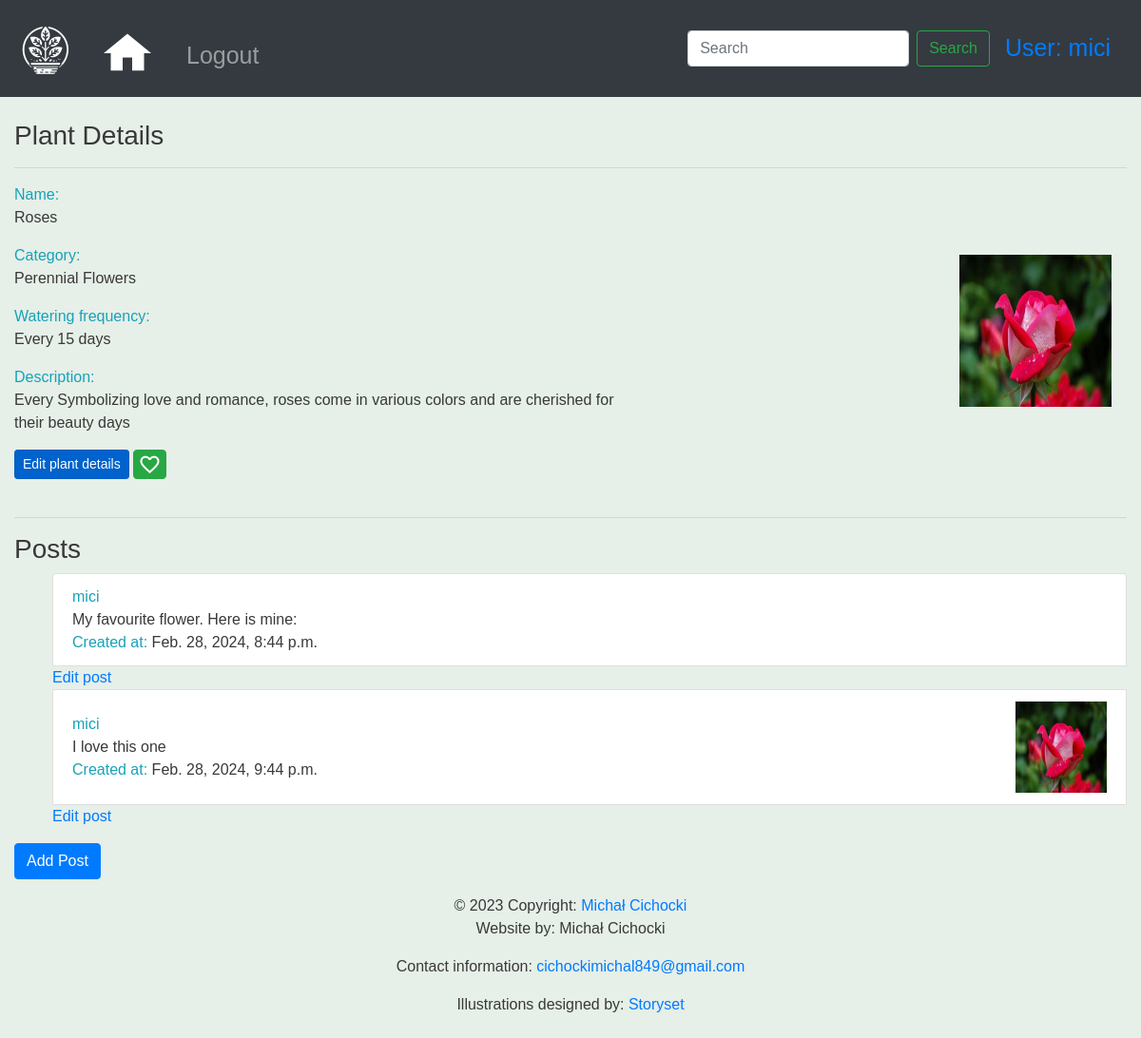
The app's page /plants/1/ (signed in) with its own data.
### schedule_keeper/models.py (models this page shows, shortened)
class Plant(models.Model):
    name = models.CharField(max_length=255)
    description = models.TextField(blank=True, null=True)
    category = models.ForeignKey(Category, on_delete=models.CASCADE)
    watering_frequency = models.PositiveIntegerField(help_text="Watering frequency in days")
    img = models.ImageField(upload_to=upload_to, null=True, blank=True)
    creator = models.ForeignKey(User, on_delete=models.CASCADE)

class Category(models.Model):
    name = models.CharField(max_length=100)
    def __str__(self):
        return self.name

class Post(models.Model):
    creator = models.ForeignKey(User, on_delete=models.CASCADE, default=None, null=True)
    plant = models.ForeignKey(Plant, on_delete=models.CASCADE, related_name='posts')
    content = models.TextField()
    img = models.ImageField(upload_to=upload_to, null=True, blank=True)
    created_at = models.DateTimeField(auto_now_add=True)

### schedule_keeper/views.py (the view)
# urls.py: path('plants/<int:pk>/', views.plant_detail, name='plant-detail'),
@login_required
def plant_detail(request, pk):
    plant = get_object_or_404(Plant, pk=pk)
    posts = plant.posts.all()
    if posts:
        context = {
            "plant": plant,
            "posts": posts
        }
    else:
        context = {
            "plant": plant,
            "posts": None
        }
    if request.user.is_authenticated:
        max_viewed_plants_length = 10
        viewed_plants = request.session.get('viewed_plants', [])
        viewed_plant = [plant.id, plant.name]
        if viewed_plant in viewed_plants:
            viewed_plants.pop(viewed_plants.index(viewed_plant))
        viewed_plants.insert(0, viewed_plant)
        viewed_plants = viewed_plants[0:max_viewed_plants_length]
        request.session['viewed_plants'] = viewed_plants
    is_following = Follow.is_following(request.user, plant)
    context["is_following"] = is_following
    return render(request, "schedule_keeper/plant_detail.html", context)

### schedule_keeper/models.py (called while the page is built)
    @staticmethod
    def is_following(user, plant):
        return Follow.objects.filter(user=user, plant=plant).exists()

### schedule_keeper/templates/schedule_keeper/plant_detail.html (shortened to what this page needs)
{% extends 'base.html' %}
{% load static %}
{% block extra-head %}
    <link rel="stylesheet" href={% static 'schedule_keeper/plant_detail.css' %}>
{% endblock %}
{% block content %}
    <br>
    <h3>Plant Details</h3>
    <hr>
    <div class="card-container">
        <div class="plant-info">
            <div class="text-info">Name:</div>
            <div class="mb-3">{{ plant.name }}</div>
            <div class="text-info">Category:</div>
            <div class="mb-3">{{ plant.category }}</div>
            <div class="text-info">Watering frequency:</div>
            <div class="mb-3">Every {{ plant.watering_frequency }} days</div>
            <div class="text-info">Description:</div>
            <div class="mb-3 description">Every {{ plant.description }} days</div>
            {% if plant.creator == request.user or request.user.is_staff %}
                <a class="btn btn-primary btn-sm active" role="button" aria-pressed="true"
                   href="/plants/{{ plant.id }}/edit">Edit plant details</a>
            {% endif %}
            <form method="post" action="{% url 'follow-plant' plant.id %}">
                {% if is_following %}
                    <button class="btn btn-danger follows-button" type="submit">
                        <span class="material-symbols-outlined">heart_broken</span>
                    </button>
                {% else %}
                    <button class="btn btn-success follows-button" type="submit">
                        <span class="material-symbols-outlined">favorite</span>
                    </button>
                {% endif %}
            </form>
        </div>
        <div class="plant-img-container">
            {% if plant.img %}
                <img class="plant-img" src="{{ plant.img.url }}">
            {% endif %}
        </div>
    </div>
    {% if user.is_authenticated %}
        {% if not posts %}
            <hr>
            <h3>Be the first one to write a post about this plant!</h3>
        {% else %}
            <br>
            <hr>
            <h3>Posts</h3>
            <ul>
                {% for post in posts %}
                    <li class="list-group-item">
                        <div class="card-container">
                            <div class="post-info">
                                <span class="text-info"> {{ post.creator }} </span>
                                <br>
                                <span>{{ post.content }}</span>
                                <br>
                                <span class="text-info">Created at: </span><span>{{ post.created_at }}</span>
                            </div>
                            <div class="post-img-container">
                                {% if post.img %}
                                    <img class="post-img" src="{{ post.img.url }}" alt="{{ plant.name }} photo">
                                {% endif %}
                            </div>
                        </div>
                    </li>
                    {% if user.is_staff or post.creator.id == user.id %}
                        <a href="{% url 'post-edit' plant.pk post.pk %}">Edit post</a>
                    {% endif %}
                {% endfor %}
            </ul>
        {% endif %}
        {% if user.is_authenticated %}
            <a class="btn btn-primary" href={% url 'post-create' plant.pk %}>Add Post</a>
        {% endif %}
    {% endif %}
{% endblock %}

### templates/base.html (shortened to what this page needs)
<!doctype html>
{% load static %}
<html lang="en">
<head>
    <link rel="stylesheet" href="https://stackpath.bootstrapcdn.com/bootstrap/4.4.1/css/bootstrap.min.css"
>
    <link rel="stylesheet" href="https://cdnjs.cloudflare.com/ajax/libs/font-awesome/4.7.0/css/font-awesome.min.css">
    <link rel="stylesheet" href={% static 'css/base.css' %}>
    {% block extra-head %}{% endblock %}
</head>
<body>
<nav class="navbar navbar-expand-sm navbar-dark bg-dark sticky-top">
    <a class="navbar-brand" href="/">
        <img class="mt-1" src={% static 'logo.jpg' %} alt="Potted Plant Logo">
    </a>
    <div class="collapse navbar-collapse" id="navbarSupportedContent">
        <ul class="navbar-nav mr-auto">
            <li class="nav-item mt-1 active">
                <a class="nav-link" href="/plants/">
            </li>
            {% if user.is_authenticated %}
                <li class="nav-item">
                    <a class="nav-link mt-2" href="/accounts/logout">Logout</a>
                </li>
            {% else %}
                <li class="nav-item">
                    <a class="nav-link mt-2" href="/accounts/login">Login</a>
                </li>
            {% endif %}
        </ul>
        <form action="{% url 'plants' %}" class="form-inline my-2 my-lg-0">
            <input class="form-control mr-sm-2" type="search" placeholder="Search" aria-label="Search" name="search"
                   value="{{ search_text }}">
            <button class="btn btn-outline-success my-2 my-sm-0" type="submit">Search</button>
        </form>
        {% if user.is_authenticated %}
            <a class="nav-link" href="/accounts/profile">User: {{ user.username }}</a>
        {% endif %}
    </div>
</nav>
<div class="container-fluid">
    {% block content %}
    {% endblock %}
</div>
<footer class="page-footer font-small blue">
    <div class="footer-copyright text-center py-3">© 2023 Copyright:
        <a href="https://www.linkedin.com/in/michał-cichocki/"> Michał Cichocki</a>
        <p>Website by: Michał Cichocki</p>
        <p>Contact information: <a href="mailto:cichockimichal849@gmail.com">cichockimichal849@gmail.com</a></p>
        <p>Illustrations designed by: <a href="https://storyset.com/illustration/people-taking-care-of-plants/amico">Storyset</a>
        </p>
    </div>
</footer>
</body>
</html>

### static/css/base.css (style rules this page uses)
.navbar { min-height: 100px; font-size: 25px; }
.navbar-brand > img { width: 4rem; height: 4rem; }
body { font-family: 'Source Sans Pro', sans-serif; background-color: #e6efe8; color: #393939; }
.nav-link > svg { margin-top: .4rem; }
nav { background-color: black; }

### schedule_keeper/static/schedule_keeper/plant_detail.css (style rules this page uses)
.follows-button { width: 2.2rem; height: 1.90rem; text-align: center; padding: 0.14rem 0.05rem 0 0; margin-top: 0.01rem; }
form { display: inline; }
.card-container { display: flex; flex-direction: row; justify-content: space-between; align-items: center; gap: 2rem; }
.plant-img { width: 10rem; height: 10rem; margin-right: 1rem; }
.description { width: 40rem; }
.post-img { width: 6rem; height: 6rem; }

### records on screen
Plant: name "Roses", category "Perennial Flowers", watering_frequency "15", description "Symbolizing love and romance, roses come in various colors and are cherished for their beauty", img (picture)
Post: creator "mici", content "My favourite flower. Here is mine:", created_at "Feb. 28, 2024, 8:44 p.m."
Post: creator "mici", content "I love this one", created_at "Feb. 28, 2024, 9:44 p.m.", img (picture)

### other values on screen
{{ user.username }} "mici"
